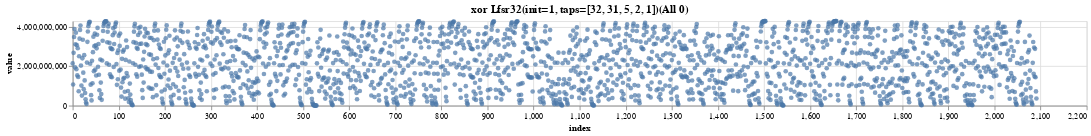
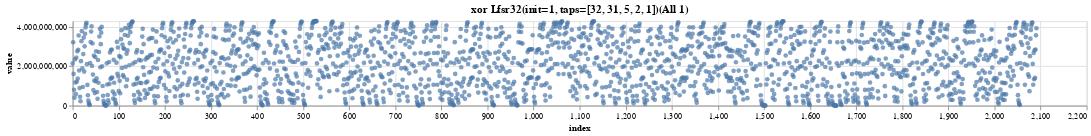
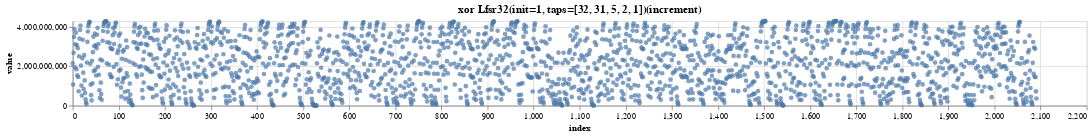
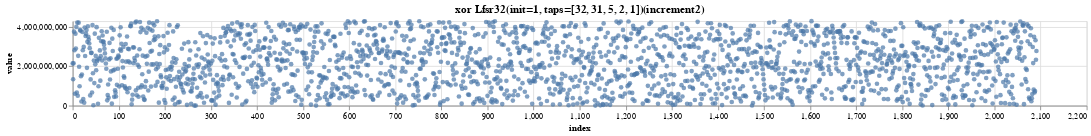

Notebook code for these charts, in order:
### Markdown cell above
## Bit Scramble

### Code cell
from typing import Generator, List, Optional
import pandas as pd
import altair as alt


class Lfsr32:
    """Linear Feedback Shift Register"""

    def __init__(self, init_value: int = 1, taps: List[int] = [32, 31, 5, 2, 1]):
        self.init_value = init_value
        self.value = init_value
        self.taps = taps

    def __tap_bits__(self) -> int:
        return sum([1 << tap for tap in self.taps])

    def reset(self, init_value: Optional[int] = None):
        if init_value is not None:
            init_value = self.init_value
        self.value = self.init_value

    def next(self) -> int:
        tap_bits = self.__tap_bits__()
        self.value = ((self.value >> 1) ^ (-(self.value & 1) & tap_bits)) & 0xFFFFFFFF
        return self.value

    def __str__(self):
        return f"Lfsr32(init={self.init_value}, taps={self.taps})"


def scrample_datas(
    lfsr: Lfsr32,
    data: List[int],
    init_value: int = 1,
    taps: List[int] = [24, 23, 22, 17],
) -> Generator[int, None, None]:
    """Scramble data with LFSR32"""
    lfsr.reset()
    return [d ^ lfsr.next() for d in data]


# test
lfsr = Lfsr32()
scramble_test_datas = [
    test_data.transform(lambda x: scrample_datas(lfsr, x), name=f"xor {lfsr}")
    for test_data in test_datas
]
for test_data in scramble_test_datas:
    test_data.display()

# decode & verify
descramble_test_datas = [
    test_data.transform(lambda x: scrample_datas(lfsr, x), name=f"xor {lfsr}")
    for test_data in scramble_test_datas
]
for test_data in descramble_test_datas:
    test_data.display()
for src, dst in zip(test_datas, descramble_test_datas):
    assert src.data == dst.data

### Figure 1 — Vega-Lite specification as saved in the notebook (floating-point values rounded to 4 significant figures; data arrays with more than 128 entries replaced by an {"elided": "..."} marker saying what was removed)
{"config": {"view": {"continuousWidth": 300, "continuousHeight": 300}}, "data": {"name": "data-9bb9c5a5147f93a5b6c1c4c31a99319b"}, "mark": {"type": "circle"}, "encoding": {"x": {"field": "index", "type": "quantitative"}, "y": {"field": "value", "scale": {"domain": [0, 4294967295], "zero": true}, "type": "quantitative"}}, "height": 100, "title": "xor Lfsr32(init=1, taps=[32, 31, 5, 2, 1])(All 0)", "width": 1200, "$schema": "https://vega.github.io/schema/vega-lite/v5.17.0.json", "datasets": {"data-9bb9c5a5147f93a5b6c1c4c31a99319b": {"elided": "2092 records"}}}

### Figure 2 — Vega-Lite specification as saved in the notebook (floating-point values rounded to 4 significant figures; data arrays with more than 128 entries replaced by an {"elided": "..."} marker saying what was removed)
{"config": {"view": {"continuousWidth": 300, "continuousHeight": 300}}, "data": {"name": "data-7aa51a5e91562ea35cbb6830b6eec0e6"}, "mark": {"type": "circle"}, "encoding": {"x": {"field": "index", "type": "quantitative"}, "y": {"field": "value", "scale": {"domain": [0, 4294967295], "zero": true}, "type": "quantitative"}}, "height": 100, "title": "xor Lfsr32(init=1, taps=[32, 31, 5, 2, 1])(All 1)", "width": 1200, "$schema": "https://vega.github.io/schema/vega-lite/v5.17.0.json", "datasets": {"data-7aa51a5e91562ea35cbb6830b6eec0e6": {"elided": "2092 records"}}}

### Figure 3 — Vega-Lite specification as saved in the notebook (floating-point values rounded to 4 significant figures; data arrays with more than 128 entries replaced by an {"elided": "..."} marker saying what was removed)
{"config": {"view": {"continuousWidth": 300, "continuousHeight": 300}}, "data": {"name": "data-203c1e83c6455a6ceabe8acb233a7fbe"}, "mark": {"type": "circle"}, "encoding": {"x": {"field": "index", "type": "quantitative"}, "y": {"field": "value", "scale": {"domain": [0, 4294967295], "zero": true}, "type": "quantitative"}}, "height": 100, "title": "xor Lfsr32(init=1, taps=[32, 31, 5, 2, 1])(increment)", "width": 1200, "$schema": "https://vega.github.io/schema/vega-lite/v5.17.0.json", "datasets": {"data-203c1e83c6455a6ceabe8acb233a7fbe": {"elided": "2092 records"}}}

### Figure 4 — Vega-Lite specification as saved in the notebook (floating-point values rounded to 4 significant figures; data arrays with more than 128 entries replaced by an {"elided": "..."} marker saying what was removed)
{"config": {"view": {"continuousWidth": 300, "continuousHeight": 300}}, "data": {"name": "data-b0ec43314fec2a5e779d8b60f4fcb0fe"}, "mark": {"type": "circle"}, "encoding": {"x": {"field": "index", "type": "quantitative"}, "y": {"field": "value", "scale": {"domain": [0, 4294967295], "zero": true}, "type": "quantitative"}}, "height": 100, "title": "xor Lfsr32(init=1, taps=[32, 31, 5, 2, 1])(increment2)", "width": 1200, "$schema": "https://vega.github.io/schema/vega-lite/v5.17.0.json", "datasets": {"data-b0ec43314fec2a5e779d8b60f4fcb0fe": {"elided": "2092 records"}}}
